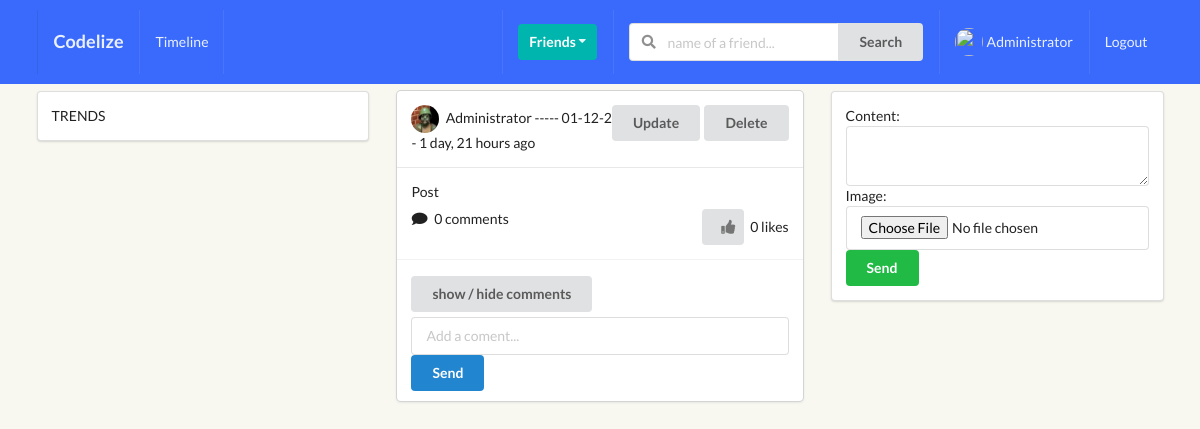
The app's page /timeline/ (signed in) with its own data.
### posts/models.py (models this page shows, shortened)
class Post(models.Model):
    content = models.TextField()
    image = models.ImageField(upload_to='posts', validators=[FileExtensionValidator(['png', 'jpg', 'jpeg'])], blank=True)
    liked = models.ManyToManyField(Profile, blank=True, related_name='likes')
    updated = models.DateTimeField(auto_now=True)
    created = models.DateTimeField(auto_now_add=True)
    author = models.ForeignKey(Profile, on_delete=models.CASCADE, related_name='posts')
    def num_likes(self):
        return self.liked.all().count()
    def num_comments(self):
        return self.comment_set.all().count()
    class Meta:
        ordering = ('-created',)

### perfil/models.py (models this page shows, shortened)
class Profile(models.Model):
    first_name = models.CharField(max_length=200, blank=True)
    last_name = models.CharField(max_length=200, blank=True)
    username = models.OneToOneField(User, on_delete=models.CASCADE)
    bio = models.TextField(default="no bio...", max_length=300)
    email = models.EmailField(max_length=200, blank=True)
    country = models.CharField(max_length=200, blank=True)
    avatar = models.ImageField(default='avatar.png', upload_to='avatars/')
    friends = models.ManyToManyField(User, blank=True, related_name='friends')
    slug = models.SlugField(unique=True, blank=True)
    updated = models.DateTimeField(auto_now=True)
    created = models.DateTimeField(auto_now_add=True)
    objects = ProfileManager()
    def __str__(self):
        return f"{self.username} ----- {self.created.strftime('%d-%m-%y')}"

### posts/views.py (the view, shortened to what this page needs)
# urls.py: path('', post_comment_create_and_list_view, name="main-post-view"),
def post_comment_create_and_list_view(request):
    qs = Post.objects.all()
    profile = Profile.objects.get(username=request.user)
    p_form = PostModelForm()
    c_form = CommentModelForm()
    post_added = False
    profile = Profile.objects.get(username=request.user)
    context = {
        'qs': qs,
        'profile': profile,
        'p_form': p_form,
        'c_form': c_form,
        'post_added': post_added,
    }
    return render(request, 'posts/main.html', context)

### posts/forms.py
class PostModelForm(forms.ModelForm):
    content = forms.CharField(widget=forms.Textarea(attrs={'rows':2}))
    class Meta:
        model = Post
        fields = ('content', 'image')

class CommentModelForm(forms.ModelForm):
    body = forms.CharField(label='', widget=forms.TextInput(attrs={'placeholder': 'Add a coment...'}))
    class Meta:
        model = Comment
        fields = ('body',)

### posts/templates/posts/main.html (shortened to what this page needs)
{% extends 'base.html' %}
{% block content %}
<div class="ui grid">
    <div class="five wide column">
        <div class="ui segment">
            TRENDS
        </div>
    </div>
    <div class="six wide column">
        {% for obj in qs %}
        <div class="ui fluid card">
            <div class="content">
                <div class="right floated meta">
                    <div class="ui grid">
                        <div class="row">
                            {% ifequal request.user obj.author.username %}
                                <a href="{% url 'posts:post-update' obj.pk %}"><button class="ui button bwhite-lg ">Update</button></a>
                                <a href="{% url 'posts:post-delete' obj.pk %}"><button class="ui button bwhite-lg ">Delete</button></a>
                            {% endifequal %}
                        </div>
                    </div>
                </div>
                <img class="ui avatar image" src={{obj.author.avatar.url}}>
                {{ obj.author }} - {{ obj.created|timesince}} ago
            </div>
            <div class="content">
                <p> {{ obj.content }} </p>
                <div class="right floated">
                    <form action="{% url 'posts:like-post-view' %}" method="POST">
                        {% if profile not in obj.liked.all %}
                            <button type="submit" class="ui bwhite-sm button"><i class="thumbs up icon"></i>
                            </button>
                            <span> {{obj.num_likes}} likes</span>
                        {% else %}
                            <button type="submit" class="ui bwhite-sm button"><i class="thumbs down icon"></i>
                            </button>
                            <span> {{obj.num_likes}} likes</span>
                        {% endif %}
                    </form>
                </div>
                <i class="comment icon"></i>
                <span> {{ obj.num_comments }} comments</span>
            </div>
            <div class="extra content">
                <button class="cmt_btn ui button mb-5">show / hide comments</button>
                <form action="" method="POST"class='ui fluid form'>
                    {{ c_form }}
                    <button type="submit" name="submit_c_form" class="ui primary button mt-5 w-full">Send</button>
                </form>
            </div>
        </div>
        {% endfor %}
    </div>
    <div class="five wide column">
        <div class="ui segment">
            <form action="" method="POST" class='ui form' enctype="multipart/form-data">
                {{p_form}}
                <button type='submit' name="submit_p_form" class="ui positive button w-full mt-5">Send</button>
            </form>
        </div>
    </div>
</div>
{% endblock content %}

### templates/main/navbar.html (shortened to what this page needs)
<div class="ui inverted menu nav mb-7">
  <div class="ui container">
    <a href="{% url 'home' %}" class="item">
        <h3>Codelize</h3>
    </a>
    {% if request.user.is_authenticated %}
    <a href="{% url 'posts:main-post-view' %}" class="item">
        Timeline
    </a>
    {% endif %}
    <div class="right menu">
        {% if request.user.is_authenticated %}
        <div class="item">
            <div class="ui floating dropdown icon button teal"> Friends
                <i class="dropdown icon"></i>
             </div>
        </div>
             <div class="item">
              <form action="" method="GET">
                <div class="ui action left icon input">
                <input class="prompt" type="text" name='q' placeholder="name of a friend...">
                <button type='submit' class="ui button">Search</button>
                </div>
            </form>
            </div>
            <a href="{% url 'perfil:my-profile-view' %}" class="item">
                 <img class="ui avatar image" src="{{request.user.avatar}}">
                 {{ request.user }}
            </a>
            <a href="{% url 'logout' %}" class="ui item">
                Logout
            </a>
        {% else %}
        <a href="{% url 'login' %}" class="ui item">
                Login
            </a>
        {% endif %}
    </div>
  </div>
</div>

### static_project/style.css (style rules this page uses)
body { background: #F8F8F1 !important; }
.nav { border-radius: 0px !important; padding: 10px 0 10px 0 !important; background-color: #396afc !important; }
.mb-7 { margin-bottom: 7px !important; }
.right { float: right; }
.mb-5 { margin-bottom: 5px !important; }
.bwhite-lg { backgroiund-color: transparent !important; }
.bwhite-sm { backgroiund-color: transparent !important; width: 10px !important; }

### records on screen
Post: author.avatar (picture), author "Administrator ----- 01-12-20", created "1 day, 21 hours", content "Post", num_likes "0", num_comments "0"

### other values on screen
{{ request.user }} "Administrator"
